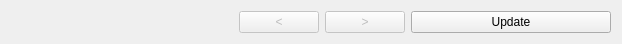
<?xml version="1.0" encoding="UTF-8"?>
<ui version="4.0">
 <class>StatusPanelWidget</class>
 <widget class="QWidget" name="StatusPanelWidget">
  <property name="geometry">
   <rect>
    <x>0</x>
    <y>0</y>
    <width>622</width>
    <height>41</height>
   </rect>
  </property>
  <property name="sizePolicy">
   <sizepolicy hsizetype="Ignored" vsizetype="Preferred">
    <horstretch>0</horstretch>
    <verstretch>0</verstretch>
   </sizepolicy>
  </property>
  <property name="windowTitle">
   <string>Form</string>
  </property>
  <layout class="QHBoxLayout" name="horizontalLayout">
   <item>
    <widget class="QLabel" name="status_label">
     <property name="text">
      <string/>
     </property>
    </widget>
   </item>
   <item>
    <widget class="QPushButton" name="previousPage_pushButton">
     <property name="enabled">
      <bool>false</bool>
     </property>
     <property name="sizePolicy">
      <sizepolicy hsizetype="Fixed" vsizetype="Fixed">
       <horstretch>0</horstretch>
       <verstretch>0</verstretch>
      </sizepolicy>
     </property>
     <property name="text">
      <string>&lt;</string>
     </property>
    </widget>
   </item>
   <item>
    <widget class="QPushButton" name="nextPage_pushButton">
     <property name="enabled">
      <bool>false</bool>
     </property>
     <property name="sizePolicy">
      <sizepolicy hsizetype="Fixed" vsizetype="Fixed">
       <horstretch>0</horstretch>
       <verstretch>0</verstretch>
      </sizepolicy>
     </property>
     <property name="text">
      <string>&gt;</string>
     </property>
    </widget>
   </item>
   <item>
    <widget class="QPushButton" name="update_pushButton">
     <property name="sizePolicy">
      <sizepolicy hsizetype="Fixed" vsizetype="Fixed">
       <horstretch>0</horstretch>
       <verstretch>0</verstretch>
      </sizepolicy>
     </property>
     <property name="minimumSize">
      <size>
       <width>200</width>
       <height>0</height>
      </size>
     </property>
     <property name="text">
      <string>Update</string>
     </property>
    </widget>
   </item>
  </layout>
 </widget>
 <resources/>
 <connections/>
</ui>
